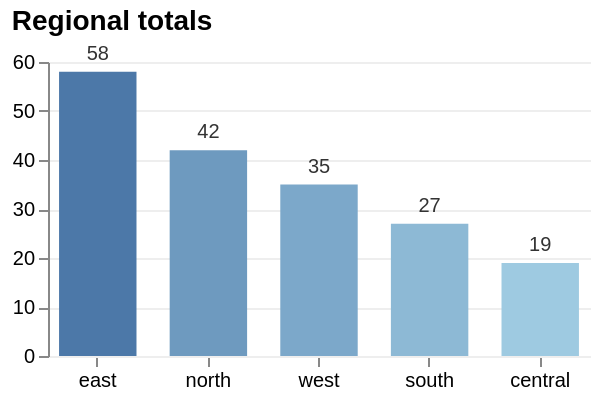

Source (Vega-Lite JSON):
### Vega specification from a JSON file in a GitHub repository (floating-point values rounded to 4 significant figures)
{"$schema": "https://vega.github.io/schema/vega/v6.json", "description": "A bar chart a reader can change. Every control below the chart was asked for by the specification itself, through the bind blocks on its signals: a slider for the bars' width, a checkbox for the labels, a choice of palette and of what to sort by, and a field for the heading — which carries a placeholder, an attribute upstream hands straight to the browser and this host shows as the hint in an empty field. Nothing about the controls is in the app — the specification names them, the engine describes them, and the host draws whatever it has.", "width": 300, "height": 200, "padding": 5, "autosize": {"type": "fit", "contains": "padding"}, "signals": [{"name": "barWidth", "value": 0.7, "bind": {"input": "range", "min": 0.2, "max": 0.95, "step": 0.05, "name": "bar width"}}, {"name": "labels", "value": true, "bind": {"input": "checkbox", "name": "value labels"}}, {"name": "palette", "value": "blues", "bind": {"input": "select", "options": ["blues", "oranges", "greens"], "labels": ["blue", "orange", "green"], "name": "palette"}}, {"name": "order", "value": "descending", "bind": {"input": "radio", "options": ["descending", "ascending"], "labels": ["tallest first", "smallest first"], "name": "sort"}}, {"name": "heading", "value": "Regional totals", "bind": {"input": "text", "name": "heading", "placeholder": "e.g. Regional totals"}}, {"name": "tint", "update": "palette === 'blues' ? '#4c78a8' : palette === 'oranges' ? '#f58518' : '#54a24b'"}, {"name": "faded", "update": "palette === 'blues' ? '#9ecae1' : palette === 'oranges' ? '#ffbf79' : '#a1d99b'"}], "data": [{"name": "table", "values": [{"c": "north", "v": 42}, {"c": "south", "v": 27}, {"c": "east", "v": 58}, {"c": "west", "v": 35}, {"c": "central", "v": 19}]}], "scales": [{"name": "x", "type": "band", "domain": {"data": "table", "field": "c", "sort": {"op": "min", "field": "v", "order": {"signal": "order"}}}, "range": "width", "paddingInner": {"signal": "1 - barWidth"}, "paddingOuter": 0.1}, {"name": "y", "type": "linear", "domain": {"data": "table", "field": "v"}, "range": "height", "nice": true, "zero": true}, {"name": "shade", "type": "linear", "domain": {"data": "table", "field": "v"}, "range": [{"signal": "faded"}, {"signal": "tint"}]}], "axes": [{"orient": "bottom", "scale": "x"}, {"orient": "left", "scale": "y", "tickCount": 5, "grid": true, "gridColor": "#eeeeee"}], "title": {"text": {"signal": "heading"}, "anchor": "start", "fontSize": 14}, "marks": [{"type": "rect", "from": {"data": "table"}, "encode": {"enter": {"x": {"scale": "x", "field": "c"}, "width": {"scale": "x", "band": 1}, "y": {"scale": "y", "field": "v"}, "y2": {"scale": "y", "value": 0}, "fill": {"scale": "shade", "field": "v"}, "tooltip": {"signal": "datum.c + ': ' + datum.v"}}}}, {"type": "text", "from": {"data": "table"}, "encode": {"enter": {"x": {"scale": "x", "field": "c", "band": 0.5}, "y": {"scale": "y", "field": "v", "offset": -4}, "text": {"field": "v"}, "align": {"value": "center"}, "baseline": {"value": "bottom"}, "fontSize": {"value": 10}, "fill": {"value": "#333333"}, "opacity": {"signal": "labels ? 1 : 0"}}}}]}
